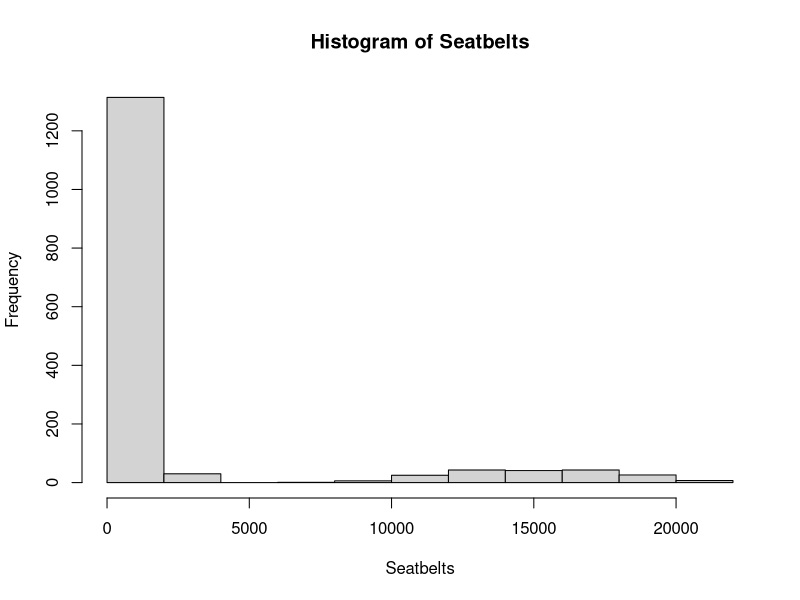
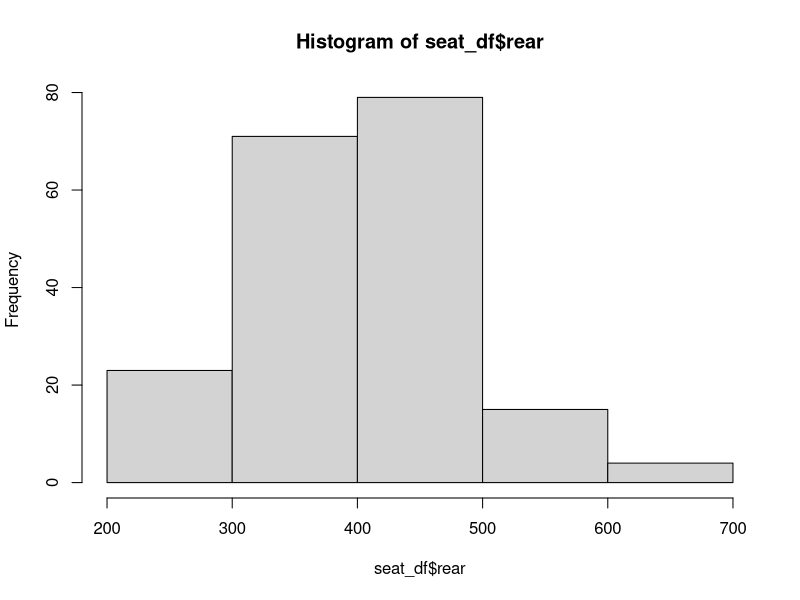
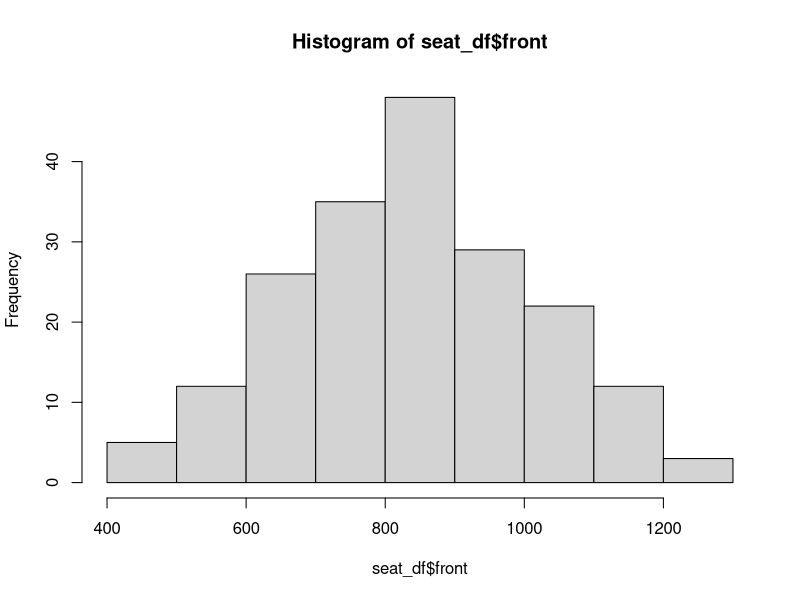
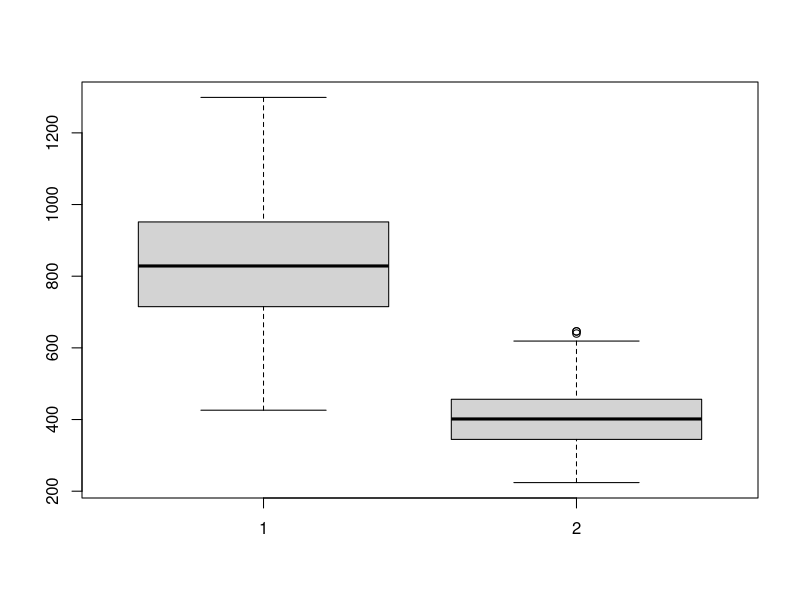

Generate these figures, in order, with R:
#check the dataset
?Seatbelts

Seatbelts
?str
str(Seatbelts) # Time-Series data
seat_df <- as.data.frame(Seatbelts)
str(seat_df)

hist(Seatbelts)
hist(seat_df$rear, breaks = 5) # not so normally distributed
hist(seat_df$front, breaks= 10) #normally distributed

summary(Seatbelts)
summary(seat_df)

#simple tests
boxplot(seat_df$front, seat_df$rear)
shapiro.test(seat_df$front) # p-value = 0.6549
shapiro.test(seat_df$rear) # p-value = 0.05158
var.test(seat_df$front, seat_df$rear) #p-value < 2.2e-16
t.test(seat_df$front, seat_df$rear) #p-value < 2.2e-16

